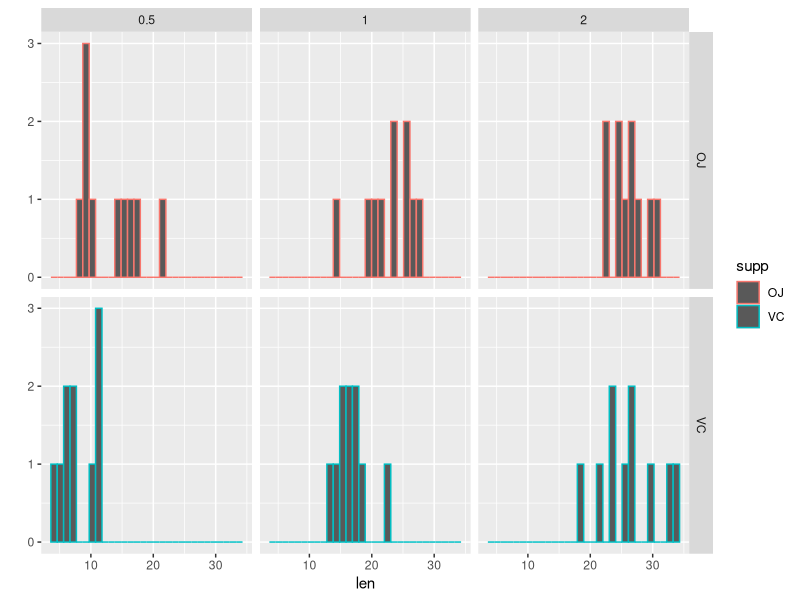

The R script that drew this image: (Note: this script raises an error after producing the figure.)
## ---- chunk 1
#load data
library(datasets)
library(ggplot2)
data("ToothGrowth")
df <- ToothGrowth

#lets look at the data
str(df)
head(df)

#do some quick plots
qplot(data = df, x = len, facets = supp ~ dose, color = supp)
## ---- chunk 2
#perform unpaired t.test in R
tResults <- t.test(len ~ supp, data = df, paired = FALSE)

## ---- chunk 3
#generate child datasets for VC
dose.0.5_VC <- df[df$dose == 0.5 & df$supp == "VC", ]
dose.1.0_VC <- df[df$dose == 1 & df$supp == "VC", ]
dose.2.0_VC <- df[df$dose == 2 & df$supp == "VC", ]

#generate child datasets for OJ
dose.0.5_OJ <- df[df$dose == 0.5 & df$supp == "OJ", ]
dose.1.0_OJ <- df[df$dose == 1 & df$supp == "OJ", ]
dose.2.0_OJ <- df[df$dose == 2 & df$supp == "OJ", ]

#t.test between 0.5 and 1.0
ttest_helper <- function(df1, df2, compVar = "len", paired = TRUE) {
    a <- t.test(df1[, compVar], df2[, compVar], paired = paired)
    a
}

#perform within supp t.tests
ttest_0.5_1.0_VC <- ttest_helper(dose.0.5_VC, dose.1.0_VC)
ttest_1.0_2.0_VC <- ttest_helper(dose.1.0_VC, dose.2.0_VC)
ttest_2.0_0.5_VC <- ttest_helper(dose.0.5_VC, dose.2.0_VC)

ttest_0.5_1.0_OJ <- ttest_helper(dose.0.5_OJ, dose.1.0_OJ)
ttest_1.0_2.0_OJ <- ttest_helper(dose.1.0_OJ, dose.2.0_OJ)
ttest_2.0_0.5_OJ <- ttest_helper(dose.0.5_OJ, dose.2.0_OJ)

#perform between supp groups t.tests
ttest_0.5_VC_OJ <- ttest_helper(dose.0.5_VC, dose.0.5_OJ) 
ttest_1.0_VC_OJ <- ttest_helper(dose.1.0_VC, dose.1.0_OJ) 
ttest_2.0_VC_OJ <- ttest_helper(dose.2.0_VC, dose.2.0_OJ) 

ttest_0.5_1.0_VC_OJ <- ttest_helper(dose.0.5_VC, dose.1.0_OJ) 
ttest_1.0_2.0_VC_OJ <- ttest_helper(dose.1.0_VC, dose.2.0_OJ) 
ttest_2.0_0.5_VC_OJ <- ttest_helper(dose.2.0_VC, dose.0.5_OJ) 
## ---- chunk 4
#pack results in a container
ttest_list <- list(ttest_0.5_1.0_VC, ttest_1.0_2.0_VC, ttest_2.0_0.5_VC,
                ttest_0.5_1.0_OJ, ttest_1.0_2.0_OJ, ttest_2.0_0.5_OJ,
                ttest_0.5_VC_OJ, ttest_1.0_VC_OJ, ttest_2.0_VC_OJ,
                ttest_0.5_1.0_VC_OJ, ttest_1.0_2.0_VC_OJ, ttest_2.0_0.5_VC_OJ)

#I couldn't figure out how to do this programmatically, seems to be hard to
# in R
ttest_list_names <-
    c("ttest_0.5_1.0_VC", "ttest_1.0_2.0_VC", "ttest_2.0_0.5_VC",
      "ttest_0.5_1.0_OJ", "ttest_1.0_2.0_OJ", "ttest_2.0_0.5_OJ",
      "ttest_0.5_VC_OJ", "ttest_1.0_VC_OJ", "ttest_2.0_VC_OJ",
      "ttest_0.5_1.0_VC_OJ", "ttest_1.0_2.0_VC_OJ", "ttest_2.0_0.5_VC_OJ")

#extract pvalues and confidence intervals
ttest_list_pvals <- lapply(ttest_list, function(x) {x[3]})
ttest_list_confs <- lapply(ttest_list, function(x) {x[4]})

#Make data table
library(data.table)
dt <- data.table(T_Test = 0, P_Value = rep(0, 12), Conf_Int1 = 0, Conf_Int2 = 0)
dt[,1] <- ttest_list_names
dt[,2] <- ttest_list_pvals
dt[,3] <- ttest_list_confs[[1]]
dt[,4] <- ttest_list_confs[[2]]

#conver to real table
require(knitr)
kable(dt)


